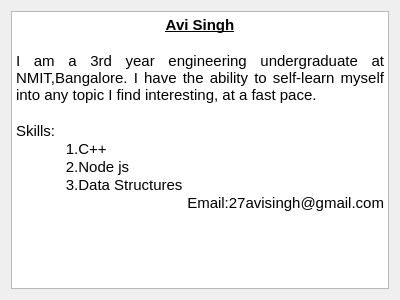
<?xml version="1.0" encoding="UTF-8"?>
<ui version="4.0">
 <class>resumeDis</class>
 <widget class="QDialog" name="resumeDis">
  <property name="geometry">
   <rect>
    <x>0</x>
    <y>0</y>
    <width>400</width>
    <height>300</height>
   </rect>
  </property>
  <property name="windowTitle">
   <string>Dialog</string>
  </property>
  <layout class="QHBoxLayout" name="horizontalLayout">
   <item>
    <widget class="QTextBrowser" name="textBrowser">
     <property name="html">
      <string>&lt;!DOCTYPE HTML PUBLIC &quot;-//W3C//DTD HTML 4.0//EN&quot; &quot;http://www.w3.org/TR/REC-html40/strict.dtd&quot;&gt;
&lt;html&gt;&lt;head&gt;&lt;meta name=&quot;qrichtext&quot; content=&quot;1&quot; /&gt;&lt;style type=&quot;text/css&quot;&gt;
p, li { white-space: pre-wrap; }
&lt;/style&gt;&lt;/head&gt;&lt;body style=&quot; font-family:'Ubuntu'; font-size:11pt; font-weight:400; font-style:normal;&quot;&gt;
&lt;p align=&quot;center&quot; style=&quot; margin-top:0px; margin-bottom:0px; margin-left:0px; margin-right:0px; -qt-block-indent:0; text-indent:0px;&quot;&gt;&lt;span style=&quot; font-weight:600; text-decoration: underline;&quot;&gt;Avi Singh&lt;/span&gt;&lt;/p&gt;
&lt;p style=&quot;-qt-paragraph-type:empty; margin-top:0px; margin-bottom:0px; margin-left:0px; margin-right:0px; -qt-block-indent:0; text-indent:0px;&quot;&gt;&lt;br /&gt;&lt;/p&gt;
&lt;p align=&quot;justify&quot; style=&quot; margin-top:0px; margin-bottom:0px; margin-left:0px; margin-right:0px; -qt-block-indent:0; text-indent:0px;&quot;&gt;I am a 3rd year engineering undergraduate at NMIT,Bangalore. I have the ability to self-learn myself into any topic I find interesting, at a fast pace. &lt;/p&gt;
&lt;p align=&quot;justify&quot; style=&quot;-qt-paragraph-type:empty; margin-top:0px; margin-bottom:0px; margin-left:0px; margin-right:0px; -qt-block-indent:0; text-indent:0px;&quot;&gt;&lt;br /&gt;&lt;/p&gt;
&lt;p style=&quot; margin-top:0px; margin-bottom:0px; margin-left:0px; margin-right:0px; -qt-block-indent:0; text-indent:0px;&quot;&gt;Skills:&lt;/p&gt;
&lt;p style=&quot; margin-top:0px; margin-bottom:0px; margin-left:0px; margin-right:0px; -qt-block-indent:0; text-indent:0px;&quot;&gt;            1.C++&lt;/p&gt;
&lt;p style=&quot; margin-top:0px; margin-bottom:0px; margin-left:0px; margin-right:0px; -qt-block-indent:0; text-indent:0px;&quot;&gt;            2.Node js&lt;/p&gt;
&lt;p style=&quot; margin-top:0px; margin-bottom:0px; margin-left:0px; margin-right:0px; -qt-block-indent:0; text-indent:0px;&quot;&gt;            3.Data Structures&lt;/p&gt;
&lt;p align=&quot;right&quot; style=&quot; margin-top:0px; margin-bottom:0px; margin-left:0px; margin-right:0px; -qt-block-indent:0; text-indent:0px;&quot;&gt;	Email:27avisingh@gmail.com&lt;/p&gt;&lt;/body&gt;&lt;/html&gt;</string>
     </property>
    </widget>
   </item>
  </layout>
 </widget>
 <resources/>
 <connections/>
</ui>
